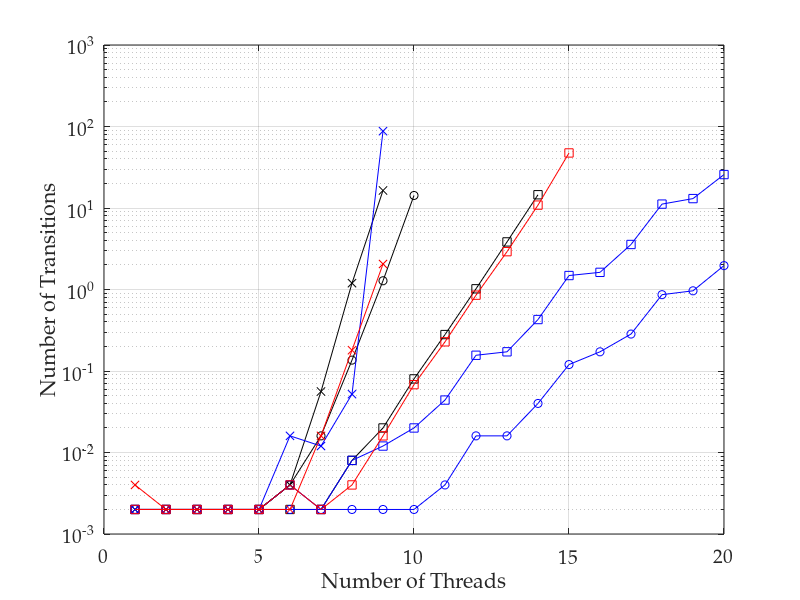

This chart was generated by the following MATLAB code: (Note: this script raises an error after producing the figure.)
%% importing data
transitions = dlmread('t43_time_tpl3_ops1.csv', ',', 0, 0);
% convert 0 values to NaNs, as these don't plot
transitions(transitions==0)=nan;
threads = [1:20];

%% plotting lines

semilogy(threads, transitions(:, 1), 'ko-')
hold on
semilogy(threads, transitions(:, 2), 'kx-')
semilogy(threads, transitions(:, 3), 'ks-')
semilogy(threads, transitions(:, 4), 'bo-')
semilogy(threads, transitions(:, 5), 'bx-')
semilogy(threads, transitions(:, 6), 'bs-')
semilogy(threads, transitions(:, 7), 'rx-')
semilogy(threads, transitions(:, 8), 'rs-')
hold off
grid on

%% adding axis labels
ax = gca;
set(ax, 'FontName', 'Palatino Linotype', 'FontSize', 14);
xlabel('Number of Threads');
ylabel('Number of Transitions');
axis([0 20 .001 1000])
ax.XTick = [0 5 10 15 20];
ax.YTick = [0.01 0.1 1 10 100];
set(ax,'YMinorGrid','Off', 'YMinorTick','Off');

%% output pdf file
h = figure(1);
h.Units = 'centimeters'; % set figure position to cm
%h.Position(2) = [h.Position(2)-9]; % set figure position bevore resize
h.Position([3:4]) = [10,7]; % resize figure
Plot2LaTeX( h, 't43_time_tpl3_ops1' )